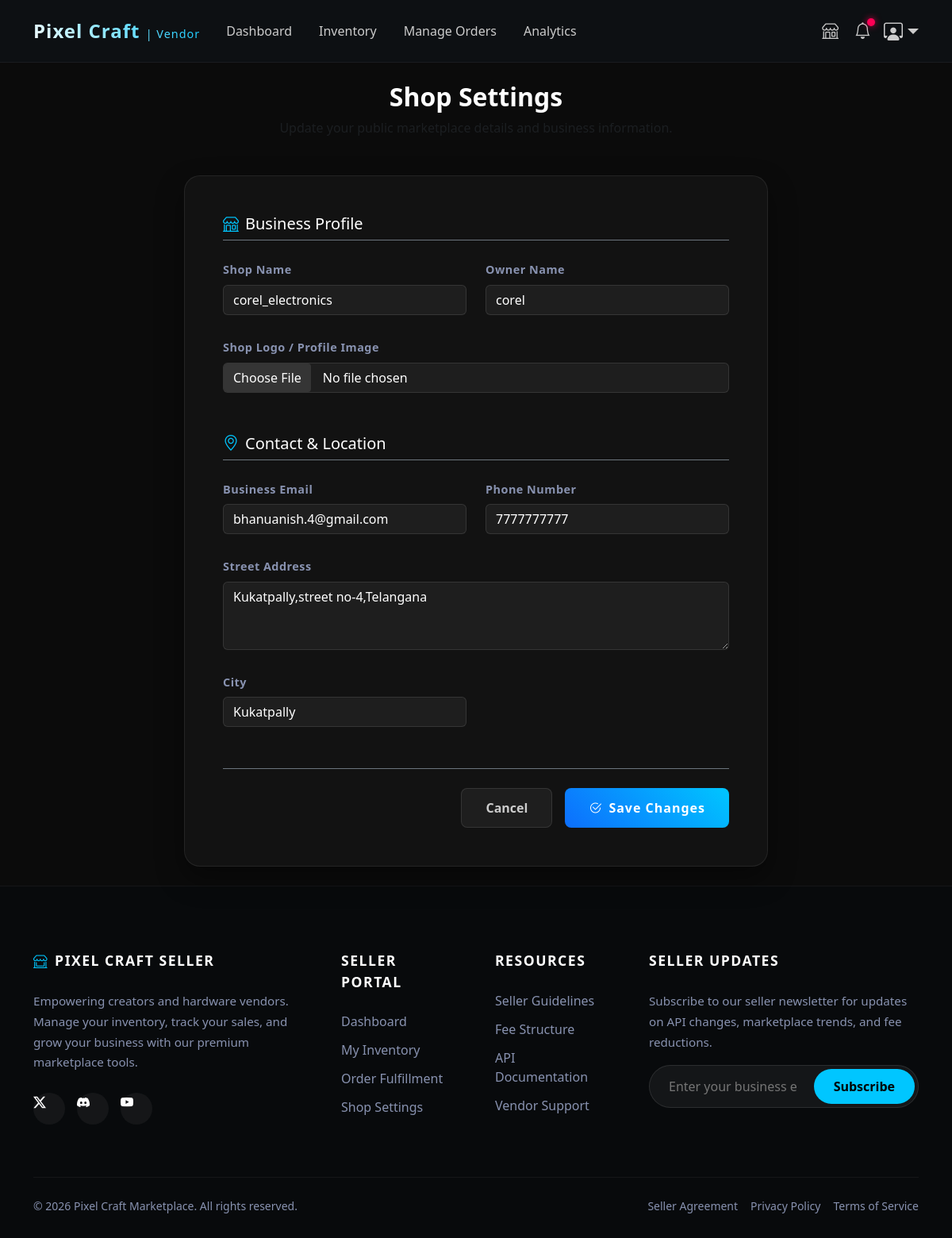
Screenshot of /Vendors/Vendor_profile_edit (signed in) with the database file from the repository.
### Vendors/models.py (models this page shows, shortened)
class Vendor(models.Model):
    user = models.OneToOneField(User, on_delete=models.CASCADE)
    shop_name = models.CharField(max_length=255)
    owner_name = models.CharField(max_length=255)
    phone = models.CharField(max_length=15)
    email = models.EmailField()
    address = models.TextField()
    city = models.CharField(max_length=100)
    profile_image = models.ImageField(upload_to='vendors/', blank=True, null=True)
    is_verified = models.BooleanField(default=False)
    is_active = models.BooleanField(default=True)
    created_at = models.DateTimeField(auto_now_add=True)

### Vendors/views.py (the view)
# urls.py: path('Vendor_profile_edit', Vendor_profile_edit, name='vendor_profile_edit'),
def Vendor_profile_edit(req):
    if req.method=='POST':
        model=VendorProfileEditForm(req.POST,req.FILES,instance=req.user.vendor)
        if model.is_valid():
            model.save()
    else:
        model=VendorProfileEditForm(instance=req.user.vendor)
    return render(req,'Vendors/Vendor_Profile_Edit.html',{'form':model})

### Vendors/templates/Vendors/Vendor_Profile_Edit.html (shortened to what this page needs)
{% extends 'Vendors_base.html' %}
{% load static %}
{% block content %}
<div class="row justify-content-center stagger-1">
    <div class="col-lg-10 col-xl-8">
        <div class="text-center mb-5">
            <h2 class="fw-bold text-white">Shop Settings</h2>
            <p class="text-muted">Update your public marketplace details and business information.</p>
        </div>
        <div class="form-glass-card stagger-2">
            <form method="POST" enctype="multipart/form-data">
                <h5 class="text-white mb-4 border-bottom border-secondary pb-2"><i class="bi bi-shop me-2" style="color: #00c6ff;"></i>Business Profile</h5>
                <div class="row g-4 mb-4">
                    <div class="col-md-6">
                        <label for="{{ form.shop_name.id_for_label }}" class="form-label">Shop Name</label>
                        {{ form.shop_name }}
                    </div>
                    <div class="col-md-6">
                        <label for="{{ form.owner_name.id_for_label }}" class="form-label">Owner Name</label>
                        {{ form.owner_name }}
                    </div>
                </div>
                <div class="row g-4 mb-5">
                    <div class="col-12">
                        <label for="{{ form.profile_image.id_for_label }}" class="form-label">Shop Logo / Profile Image</label>
                        {{ form.profile_image }}
                    </div>
                </div>
                <h5 class="text-white mb-4 border-bottom border-secondary pb-2"><i class="bi bi-geo-alt me-2" style="color: #00c6ff;"></i>Contact & Location</h5>
                <div class="row g-4 mb-4">
                    <div class="col-md-6">
                        <label for="{{ form.email.id_for_label }}" class="form-label">Business Email</label>
                        {{ form.email }}
                    </div>
                    <div class="col-md-6">
                        <label for="{{ form.phone.id_for_label }}" class="form-label">Phone Number</label>
                        {{ form.phone }}
                    </div>
                </div>
                <div class="row g-4 mb-5">
                    <div class="col-12">
                        <label for="{{ form.address.id_for_label }}" class="form-label">Street Address</label>
                        {{ form.address }}
                    </div>
                    <div class="col-md-6">
                        <label for="{{ form.city.id_for_label }}" class="form-label">City</label>
                        {{ form.city }}
                    </div>
                </div>
                <div class="d-flex justify-content-end gap-3 mt-4 border-top border-secondary pt-4">
                    <a href="{% url 'vendor_dashboard' %}" class="btn-cancel">Cancel</a>
                    <button type="submit" class="btn-save"><i class="bi bi-check2-circle me-2"></i>Save Changes</button>
                </div>
            </form>
        </div>
    </div>
</div>
{% endblock %}

### templates/Vendors_base.html (style rules this page uses)
body { display: flex; flex-direction: column; min-height: 100vh; background-color: #0b0b0b; color: #fff; }
.stagger-1 { animation: fadeUpItem 0.6s cubic-bezier(0.16, 1, 0.3, 1) 0.1s forwards; opacity: 0; }
.stagger-2 { animation: fadeUpItem 0.6s cubic-bezier(0.16, 1, 0.3, 1) 0.2s forwards; opacity: 0; }

### Vendors/templates/Vendors/Vendor_Profile_Edit.html (style rules this page uses)
.form-glass-card { background: rgba(255, 255, 255, 0.03); border: 1px solid rgba(255, 255, 255, 0.08); border-radius: 20px; padding: 3rem; box-shadow: 0 15px 35px rgba(0,0,0,0.4); backdrop-filter: blur(10px); }
.form-label { font-weight: 600; color: #8892b0; letter-spacing: 0.5px; font-size: 0.9rem; margin-bottom: 8px; }
.btn-save { background: linear-gradient(45deg, #0d6efd, #00c6ff); border: none; color: white; padding: 12px 30px; border-radius: 8px; font-weight: 700; transition: 0.3s; letter-spacing: 1px; }
.btn-cancel { background: rgba(255, 255, 255, 0.05); border: 1px solid rgba(255, 255, 255, 0.1); color: #ccc; padding: 12px 30px; border-radius: 8px; font-weight: 600; transition: 0.3s; text-decoration: none; }

### rows the page displays
Vendor: shop_name "corel_electronics", owner_name "corel", email "bhanuanish.4@gmail.com", phone "7777777777", address "Kukatpally,street no-4,Telangana", city "Kukatpally"
